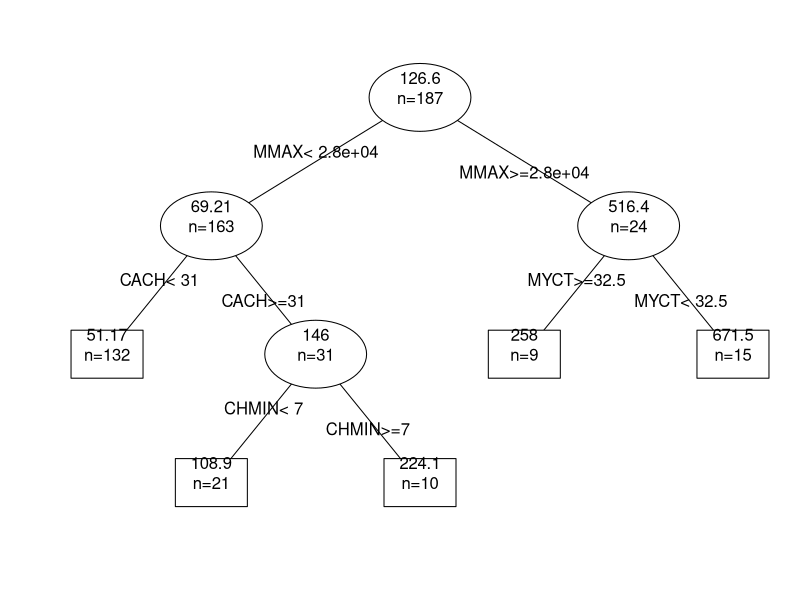
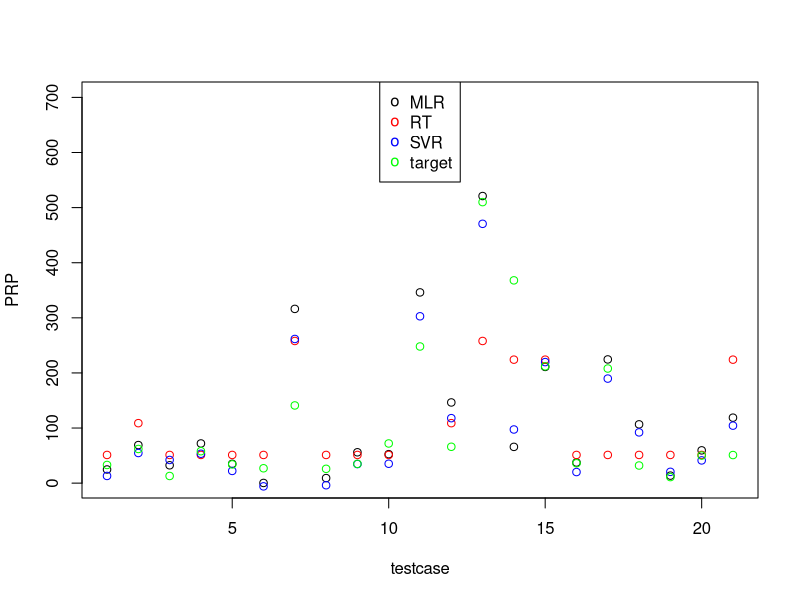

Write the R code that produced these figures, in order.
#load data
trainData = read.csv("Machine2.csv", header = TRUE)
testData = read.csv("Machinetest.csv", header = TRUE)

#load rpart
library(rpart)
library('kernlab')


#seperate X and Y in train and test data
trainData_x = trainData[,-1];
trainData_y = trainData[,1];

testData_x = testData[,-1];
testData_y = testData[,1];

#calcMSE method
calcMSE = function(predictedY,target) {
	error = predictedY-target
	return(mean(error^2))
}

#calcMAE method
calcMAE = function(predictedY,target) {
	error = abs(predictedY-target)
	return(mean(error))
}

#calcMAE method
calcRsq = function(predictedY,target) {
	errsq = (predictedY-target)^2
	meansq = (target-mean(target))^2
	
	frac = sum(errsq)/sum(meansq)
	rsq = 1-frac

	return(rsq)
}
#set random seed for doing cross validation
set.seed(100)

#create regression tree with cv=5
myTree <- rpart(PRP	~ MYCT+MMIN+MMAX+CACH+CHMIN+CHMAX, data =trainData, control = rpart.control(xval = 5))


#prune tree by choosing CP with min error
cpIndex <- myTree$cptable[which.min(myTree$cptable[,"xerror"]),"CP"]
myPrunedTree <- prune(myTree,cpIndex)

#print text version of tree
#print(myTree)

#print summary
#print(summary(myTree))

#plot tree
#plot(myTree)
#text(myTree,use.n=T)



#plot tree
png("RT.png")
par(xpd = TRUE)
plot(myPrunedTree,compress=T,branch=0,uniform=T)
text(myPrunedTree,use.n=T,fancy=T,all=T)
dev.off()




#testing pruned tree
ptTrainOut = predict(myPrunedTree,newdata=trainData);
ptMSE = calcMSE(ptTrainOut,trainData_y);
ptMAE = calcMAE(ptTrainOut,trainData_y);

ptCP = printcp(myPrunedTree)
ptCP.rsq <- 1-ptCP[,c(3,4)] 

#testing pruned tree test data
ptTestOut = predict(myPrunedTree,newdata=testData);
ptTestMSE = calcMSE(ptTestOut,testData_y);
ptTestMAE = calcMAE(ptTestOut,testData_y);

ptTestCP = printcp(myPrunedTree)
ptTestCP.rsq <- 1-ptTestCP[,c(3,4)] 

#SVR

mySvr =  ksvm(PRP	~ MYCT+MMIN+MMAX+CACH+CHMIN+CHMAX,data=trainData,scaled=TRUE,type="nu-svr",kernel="vanilladot", kpar="automatic", class.weights=NULL,cache=100,cross=5);
svrTrainOut = predict(mySvr,newdata=trainData,type="response");

svrMSE = calcMSE(svrTrainOut,trainData_y);
svrMAE = calcMAE(svrTrainOut,trainData_y);
svrRsq = calcRsq(svrTrainOut,trainData_y)


svrTestOut = predict(mySvr,newdata=testData,type="response");

svrTestMSE = calcMSE(svrTestOut,testData_y);
svrTestMAE = calcMAE(svrTestOut,testData_y);
svrTestRsq = calcRsq(svrTestOut,testData_y)




#MLR
myMlr = lm(PRP~ MYCT+MMIN+MMAX+CACH+CHMIN+CHMAX,data=trainData)
mlrTrainOut = predict(myMlr,newdata=trainData)

mlrMSE = calcMSE(mlrTrainOut, trainData_y);
mlrMAE = calcMAE(mlrTrainOut, trainData_y);
mlrSummary = summary(myMlr)


mlrTestOut = predict(myMlr,newdata=testData)

mlrTestMSE = calcMSE(mlrTestOut, testData_y);
mlrTestMAE = calcMAE(mlrTestOut, testData_y);
mlrTestSummary = summary(myMlr)

#plot of results from all three models
png("predict-results.png")
plot(mlrTestOut,xlab="testcase",ylab="PRP",ylim=c(1,700))
points(ptTestOut,col='red')
points(svrTestOut,col='blue')
points(testData_y,col='green')
legend("top",legend=c("MLR","RT","SVR","target"),pch='o',col=c("black","red","blue","green"));
dev.off()

#print MSE results
print("Train MSE-RT")
print(ptMSE)
print("Train MSE-SVR")
print(svrMSE)
print("Train MSE-MLR")
print(mlrMSE)

#print MAE results
print("Train-MAE-RT")
print(ptMAE)
print("Train-MAE-SVR")
print(svrMAE)
print("Train-MAE-MLR")
print(mlrMAE)

#print R-squared results
print("RT train r-squared:")
print(ptCP.rsq[nrow(ptCP.rsq),1])
print("SVR train r-squared:")
print(svrRsq)
print("MLR train r-squared:")
print(mlrSummary$r.squared)


#print MSE results
print("Test MSE-RT")
print(ptTestMSE)
print("Test MSE-SVR")
print(svrTestMSE)
print("Test MSE-MLR")
print(mlrTestMSE)

#print MAE results
print("Test-MAE-RT")
print(ptTestMAE)
print("Test-MAE-SVR")
print(svrTestMAE)
print("Test-MAE-MLR")
print(mlrTestMAE)

#print R-squared results
print("RT Test r-squared:")
print(ptTestCP.rsq[nrow(ptTestCP.rsq),1])
print("SVR Test r-squared:")
print(svrTestRsq)
print("MLR Test r-squared:")
print(mlrTestSummary$r.squared)
